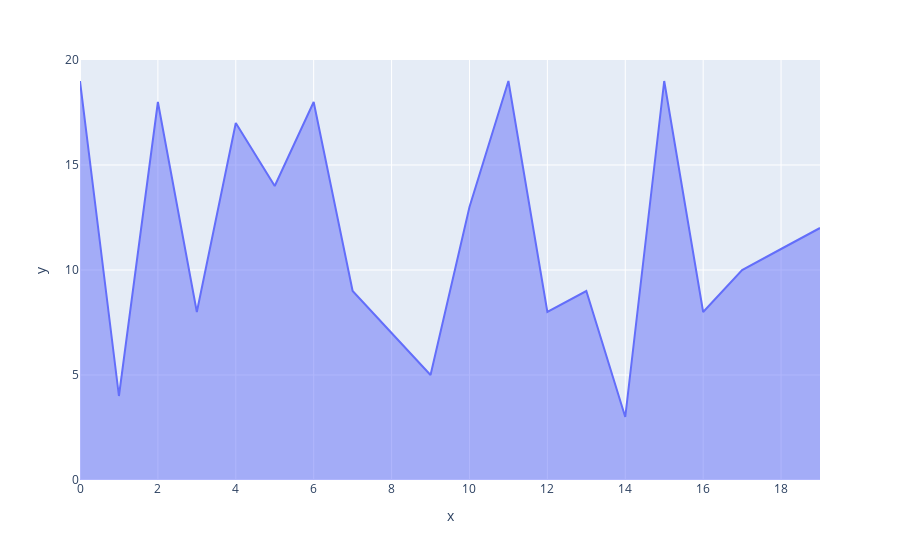

Source (notebook cell):
### Code cell
px.area(x=x,y=y)

### Figure 1 — Plotly figure (JSON) as saved in the notebook; plotly's stock layout.template omitted (floating-point values rounded to 4 significant figures)
{"data": [{"fillpattern": {"shape": ""}, "hovertemplate": "x=%{x}<br>y=%{y}<extra></extra>", "legendgroup": "", "line": {"color": "#636efa"}, "marker": {"symbol": "circle"}, "mode": "lines", "name": "", "orientation": "v", "showlegend": false, "stackgroup": "1", "type": "scatter", "x": [0, 1, 2, 3, 4, 5, 6, 7, 8, 9, 10, 11, 12, 13, 14, 15, 16, 17, 18, 19], "xaxis": "x", "y": [19, 4, 18, 8, 17, 14, 18, 9, 7, 5, 13, 19, 8, 9, 3, 19, 8, 10, 11, 12], "yaxis": "y"}], "layout": {"legend": {"tracegroupgap": 0}, "margin": {"t": 60}, "xaxis": {"anchor": "y", "domain": [0, 1], "title": {"text": "x"}}, "yaxis": {"anchor": "x", "domain": [0, 1], "title": {"text": "y"}}}}
